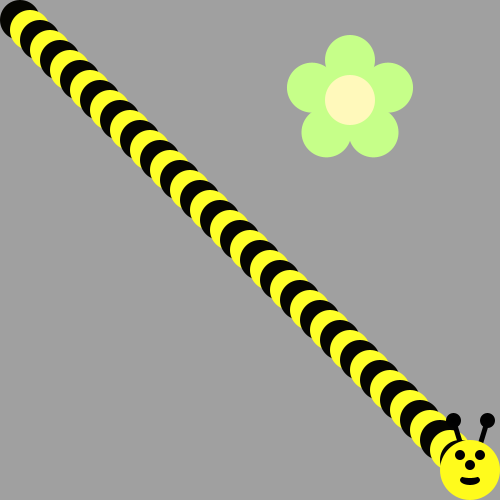
Frame 1 (no input)
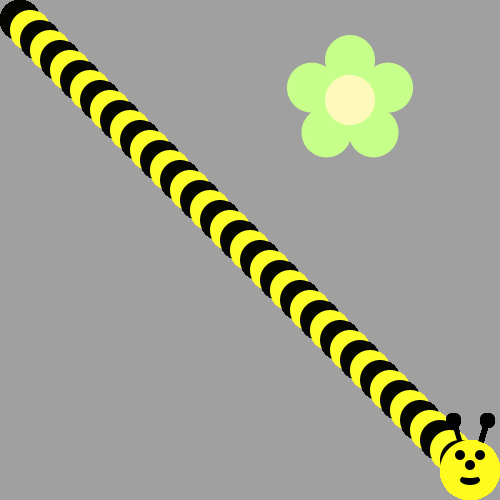
Frame 60 (the mouse pressed at the canvas centre just before this capture)
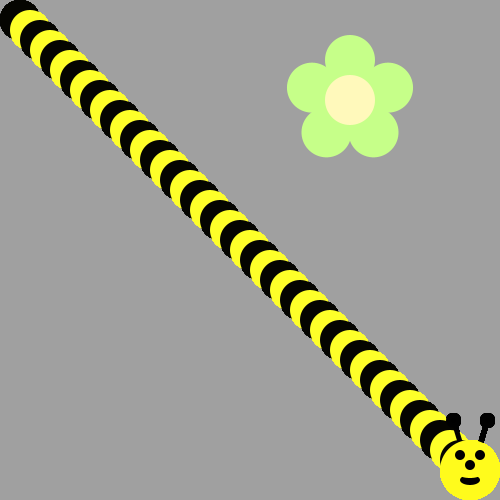
Frame 120 (the mouse held since frame 60 and released just before this capture)

The Processing sketch that drew these frames (run headless with seeded random() and noise(); from frame 60 on, the mouse is pressed at the canvas centre):

// Processing sketch: bumble_bee
// ── bumble_bee.pde
int joe = 20;
void draw() {
  /*Use a loop to make a body for the Bee!
   Then put his head on using drawBeeFace(x,y)
   Use Modulo to make the colors alternate 
   */

  for (int lol= 0; lol < 45; lol ++) {
    
    if(lol%2==1){
      fill(#FEFF29);
    }else{
      fill(#050501);
    }
    ellipse(joe,joe,40,40);
    joe+=10;
  }
    drawBeeFace(joe,joe);

  joe=20;
}



void drawFlower(int x, int y) {
  noStroke();
  translate(x, y);
  // draw 5 petals, rotating after each one
  fill(#c6ff89);      // green
  for (int i = 0; i < 5; i++) {
    ellipse(0, -40, 50, 50);
    rotate(radians(72));
  }
  fill(#fff9bb); // light yellow
  ellipse(0, 0, 50, 50);
} 
void drawBeeFace(int BeeFaceX, int BeeFaceY) {
  noStroke();
  fill(0, 0, 0);
  stroke(1);
  strokeWeight(5);
  line(BeeFaceX-10, BeeFaceY-27, BeeFaceX-17, BeeFaceY-50);
  line(BeeFaceX+10, BeeFaceY-27, BeeFaceX+17, BeeFaceY-50);
  ellipse(BeeFaceX-17, BeeFaceY-50, 10, 10);
  ellipse(BeeFaceX+17, BeeFaceY-50, 10, 10);
  noStroke();
  fill(255, 251, 28);
  ellipse(BeeFaceX, BeeFaceY, 60, 60); // face
  fill(255, 237, 209);
  fill(0, 0, 0);
  ellipse(BeeFaceX-10, BeeFaceY-15, 10, 10); // eyes
  ellipse(BeeFaceX+10, BeeFaceY-15, 10, 10);
  ellipse(BeeFaceX, BeeFaceY-5, 10, 10); // nose
  ellipse(BeeFaceX, BeeFaceY+10, 20, 10);// mouth
  fill(255, 251, 28);
  ellipse(BeeFaceX, BeeFaceY+5, 20, 6);
}

void setup() {

  ellipseMode(CENTER);
  size(500, 500);
  background(160, 160, 160);
  drawFlower(350, 100);
}
